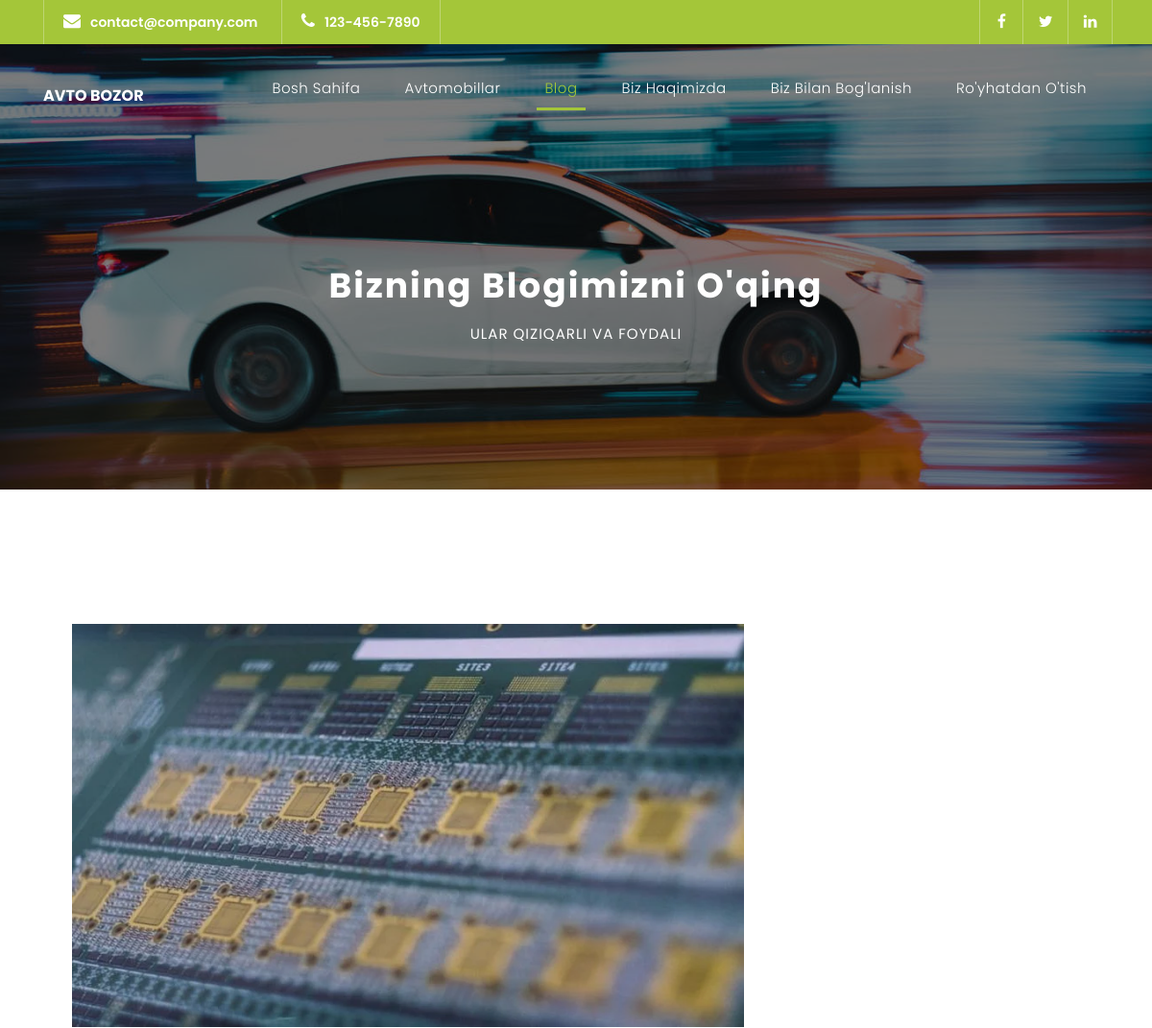
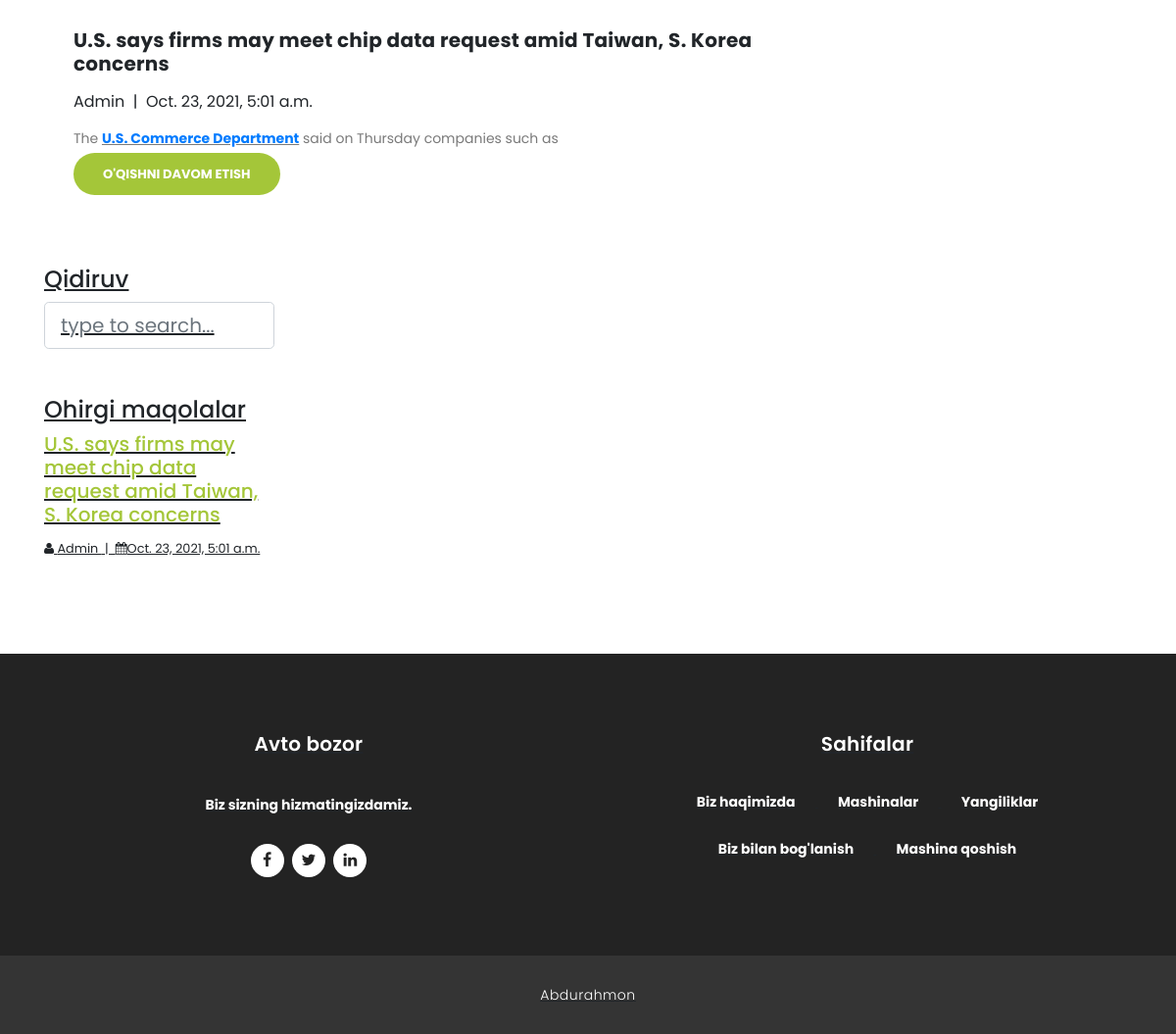
Page /news/ on the committed database (2 pictures, top to bottom).
### car/models.py (models this page shows, shortened)
class Post(models.Model):
	title = models.CharField(max_length=550)
	slug = models.SlugField('*',max_length=150, unique=True, db_index=True)
	body = RichTextField()
	image = models.ImageField(upload_to='blog_images/')
	author = models.CharField( max_length=50, blank=True, default='Admin')
	published = models.DateTimeField(auto_now_add=True)
	def get_absolute_url(self):
		return reverse('car:post_detail', kwargs={'post_slug':self.slug})
	class Meta:
		verbose_name = 'Post'
		verbose_name_plural = 'Posts'

### car/views.py (the view)
# urls.py: path('news/', views.PostView.as_view(), name='posts'),
class PostView(View):
    def get(self,request):
        posts = Post.objects.all()
        context = {
        'posts':posts,
        'nbar':'blog',
        }
        return render(request, 'blog.html', context)

### car/context_processor.py (called while the page is built)
def view_all(request):
	context = {
	'last_posts':last_posts,
	}
	return context

### templates/blog.html
{% extends "base.html" %}
{% load static %}
{% block content %}
    <div class="page-heading header-text">
      <div class="container">
        <div class="row">
          <div class="col-md-12">
            <h1>Bizning blogimizni o'qing</h1>
            <span>Ular qiziqarli va foydali</span>
          </div>
        </div>
      </div>
    </div>
    <div class="single-services">
      <div class="container">
        <div class="row">
          <div class="col-md-8">
            {% for post in posts %}
            <section class='tabs-content'>
              <article id='tabs-1'>
                <a href="{{post.get_absolute_url}}"><img src="{{post.image.url}}" alt=""></a>
                <h4><a href="{{post.get_absolute_url}}">{{post.title}}</a></h4>
                <div style="margin-bottom:10px;">
                  <span>{{post.author}} &nbsp;|&nbsp; {{post.published}} &nbsp;</span>
                </div>
                <p>
                  {% autoescape off %}
                    {{post.body|truncatewords:10 }}
                  {% endautoescape %}
                </p>
                <br>
                <div>
                  <a href="{{post.get_absolute_url}}" class="filled-button">O'qishni davom etish</a>
                </div>
              </article>
              <br>
              <br>
              <br>
            </section>
            {% endfor %}
          </div>
          <div class="col-md-4">
              <h4 class="h4">Qidiruv</h4>
              <form id="search_form" name="gs" method="GET" action="{% url 'car:serch_posts' %}">
                <input type="text" name="q" class="form-control form-control-lg" placeholder="type to search..." autocomplete="on">
              </form>
              <br>
              <br>
              <h4 class="h4">Ohirgi maqolalar</h4>
              <ul>
                {% for post in last_posts %}
                   <li>
                      <h5 style="margin-bottom:10px;"><a href="{{posts.get_absolute_url}}">{{post.title}}</a></h5>
                      <small><i class="fa fa-user"></i> {{post.author}} &nbsp;|&nbsp; <i class="fa fa-calendar"></i>{{post.published}}</small>
                  </li>
                {% endfor %}
              </ul>
          </div>
        </div>
      </div>
    </div>
    <br>
    <br>
    <br>
    <br>
{% endblock %}

### static/assets/css/style.css (style rules this page uses)
body { font-family: 'Poppins', sans-serif; overflow-x: hidden; text-rendering: optimizeLegibility; -webkit-font-smoothing: antialiased; -moz-osx-font-smoothing: grayscale; }
p { margin-bottom: 0px; font-size: 14px; color: #666666; line-height: 30px; }
a { text-decoration: none!important; }
ul { padding: 0; margin: 0; list-style: none; }
h1,h2,h3,h4,h5,h6 { margin: 0px; }
a.filled-button { background-color: #a4c639; color: #fff; font-size: 13px; text-transform: uppercase; font-weight: 700; padding: 12px 30px; border-radius: 30px; display: inline-block; transition: all 0.3s; }
*, *:before, *:after { -webkit-box-sizing: border-box; box-sizing: border-box; -webkit-font-smoothing: antialiased; -moz-osx-font-smoothing: grayscale; }
.page-heading { text-align: center; background-image: url(../images/banner-image-1-1920x500.jpg); background-position: center center; background-repeat: no-repeat; background-size: cover; padding: 230px 0px 150px 0px; color: #fff; position: relative; }
.page-heading .container { position: relative; z-index: 2; }
.page-heading:before { content: ''; position: absolute; top: 0; left: 0; right: 0; bottom: 0; background-color: rgba(0,0,0,0.5); z-index: 1; }
.page-heading h1 { text-transform: capitalize; font-size: 36px; font-weight: 700; letter-spacing: 2px; margin-bottom: 18px; }
.page-heading span { font-size: 15px; text-transform: uppercase; letter-spacing: 1px; color: #fff; display: block; }
.single-services { margin-top: 140px; }
.tabs-content { margin-left: 30px; text-align: left; display: inline-block; transition: all 0.3s; }
.tabs-content img { max-width: 100%; overflow: hidden; }
.tabs-content h4 { font-size: 20px; font-weight: 700; letter-spacing: 0.25px; margin-bottom: 15px; margin-top: 30px; }
.tabs-content h4 a { color: inherit; }
.tabs-content p { font-size: 14px; color: #7a7a7a; margin-bottom: 0px; }
h5 a { color: #a4c639; }

### rows in the picture
Post: image (picture), title "U.S. says firms may meet chip data request amid Taiwan, S. Korea concerns", author "Admin", published "Oct. 23, 2021, 5:01 a.m.", body "The U.S. Commerce Department said on Thursday companies such as"
